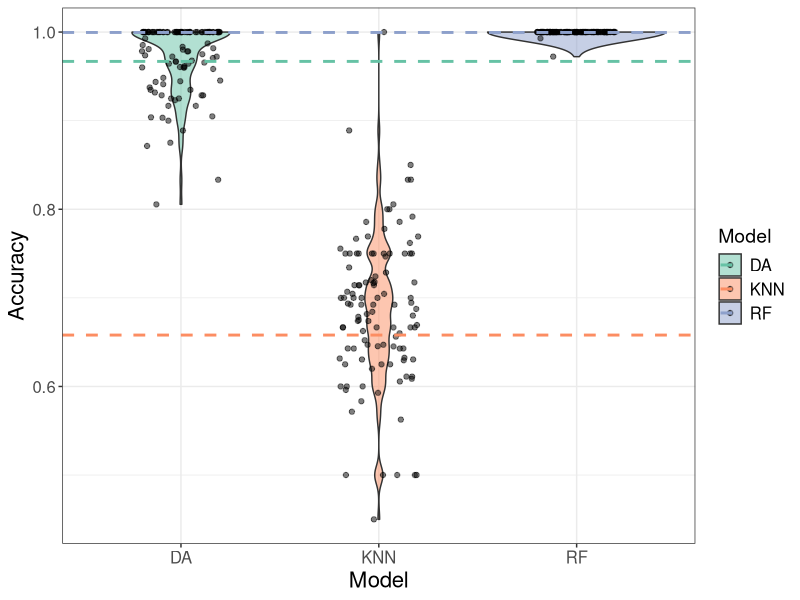

Write R code to recreate this figure.
library(tidyr) # lib
library(ggplot2)

# Load Data
Task3_Result <- read.csv("./SEM1/Project2/Experiment_Result/Task3_results.csv", header = TRUE, sep = ",", stringsAsFactors = FALSE)
colnames(Task3_Result) <- c("topic_name", "DA", "KNN", "RF") # for pivot long

# Load Baseline Result
Task0_Result <- read.csv("./SEM1/Project2/Experiment_Result/Baseline_Result.csv", header = TRUE, sep = ",", stringsAsFactors = FALSE)
colnames(Task0_Result) <- c("topic_name", "DA", "KNN", "RF") # for pivot long

# long format for ggplot
Task3_long_results <- pivot_longer(Task3_Result, 
                             cols = colnames(Task3_Result)[-1],
                             names_to = "Model",
                             values_to = "Accuracy")

Task0_long_results <- pivot_longer(Task0_Result,
                                   cols = colnames(Task3_Result)[-1],
                                   names_to = "Model",
                                   values_to = "Accuracy")

fig <- ggplot(data = Task3_long_results, aes(x = Model, y = Accuracy, fill = Model)) + 
  geom_violin(trim = TRUE, alpha = 0.5, bw = 0.01) +
  geom_jitter(width = 0.2, alpha = 0.5) +
  scale_fill_brewer(palette = "Set2") +
  geom_hline(data = Task0_long_results,
             aes(yintercept = Accuracy, color = Model),
             linetype = "dashed", linewidth = 1) +   # Add horizontal dashed lines for Baseline
  scale_color_brewer(palette = "Set2") + 
  theme_bw() +
  theme(
    text = element_text(size = 14),  # Set global font size
    axis.title = element_text(size = 16),  # Adjust axis title font size
    axis.text = element_text(size = 12),  # Adjust axis tick labels font size
    legend.title = element_text(size = 14),  # Adjust legend title font size
    legend.text = element_text(size = 12),  # Adjust legend text font size
    plot.title = element_text(size = 18)  # Adjust plot title font size
  )

ggsave("./SEM1/Project2/Figures/Task3 Model Accuracy Distribution Boxplot.pdf", plot = fig, width = 8, height = 6)
